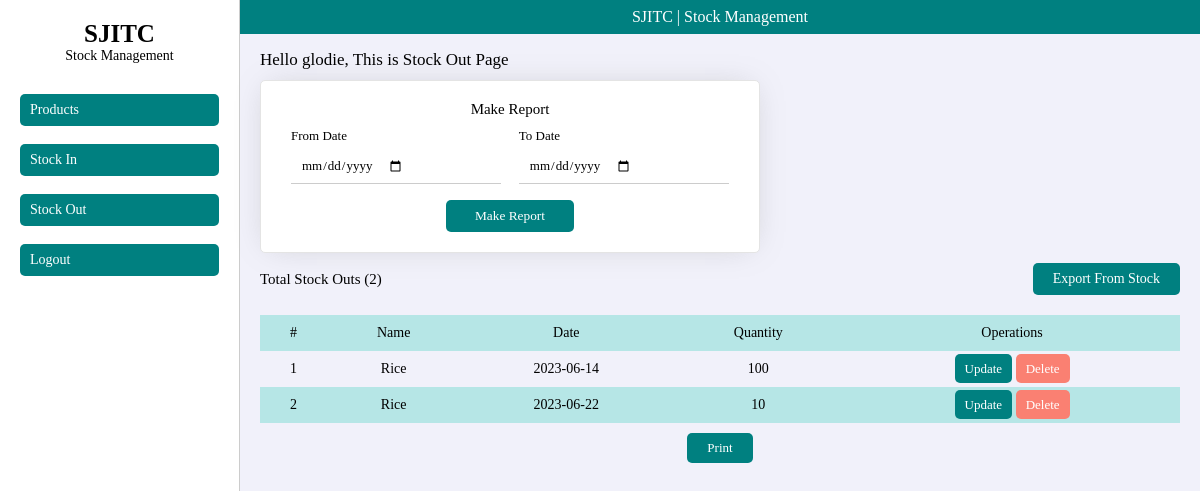
The app's page /dashboard/stockout.php (signed in) with its own data.
### tables this page shows
CREATE TABLE `stock_out` (
  `SO_Id` int(11) NOT NULL,
  `Product_Id` int(11) DEFAULT NULL,
  `Date` date DEFAULT NULL,
  `Quantity` int(11) DEFAULT NULL
);

CREATE TABLE `products` (
  `ProductId` int(11) NOT NULL,
  `Product_Name` varchar(255) NOT NULL
);

### dashboard/stockout.php (the view, shortened to what this page needs)
<?php
  include '../config.php';
  $retr = mysqli_query($con, "SELECT * FROM stock_out INNER JOIN products ON stock_out.Product_Id = products.ProductId");
?>
<!DOCTYPE html>
<html lang="en">
<head>
  <link rel="stylesheet" href="../css/style.css">
</head>
<body>
  <div class="dashboard">
    <?php include 'nav.php'?>
    <main>
      <div class="top hidePrint">SJITC | Stock Management</div>
      <h1 class="greet hidePrint">Hello <?php echo $_SESSION['logs'];?>, This is Stock Out Page</h1>
      <form method="POST" class="leftForm hidePrint">
        <p>Make Report</p>
        <div class="split">
          <div class="each">
            <label > From Date</label>
            <input type="date" required name="from">
          </div>
          <div class="each">
            <label > To Date</label>
            <input type="date" required name="to">
          </div>
        </div>
        <button type="submit" name="report">Make Report</button>
      </form>
      <div class="tabless">
        <p class="title">
          Total Stock Outs (<?php echo mysqli_num_rows($retr)?>)
          <a href="add_stockout.php" class="hidePrint">Export From Stock</a>
        </p>
        <?php
          if(mysqli_num_rows($retr) > 0){
        ?>
        <table>
          <tr>
            <th>#</th>
            <th>Name</th>
            <th>Date</th>
            <th>Quantity</th>
            <th class="hidePrint">Operations</th>
          </tr>
          <?php
            $row = 0;
            while($fetch = mysqli_fetch_array($retr)){
              $stoid = $fetch['SO_Id'];
              $productName = $fetch['Product_Name'];
              $date = $fetch['Date'];
              $qty = $fetch['Quantity'];
              $row++;
          ?>
          <tr>
            <td><?php echo $row?></td>
            <td><?php echo $productName?></td>
            <td><?php echo $date?></td>
            <td><?php echo $qty?></td>
            <td class="hidePrint">
              <a href="update_stockout.php?id=<?php echo $stoid?>">Update</a>
              <a href="stockout.php?delete=<?php echo $stoid?>">Delete</a>
            </td>
          </tr>
          <?php } ?>
        </table>
        <button class="printBtn hidePrint" onclick="print()">Print</button>
        <?php } else { ?>
          <p>No Records Found</p>
        <?php } ?>
      </div>
    </main>
  </div>
</body>
</html>

### css/style.css (style rules this page uses)
* { margin: 0; padding: 0; box-sizing: border-box; font-family: poppins; }
body { height: 100vh; background: #f1f1fa; -webkit-print-color-adjust: exact; }
form { box-shadow: 0 0 30px -10px rgba(128, 128, 128, 0.411); border-radius: 5px; width: 500px; padding: 20px 30px; border: 1px solid #e4e4e4; background: white; }
form input, form select { display: flex; border: none; border-bottom: 1px solid #ccc; width: 100%; padding: 8px 10px; outline: none; font-size: 13px; margin-bottom: 16px; }
form label { font-size: 13px; display: flex; margin-bottom: 5px; }
form p { text-align: center; font-size: 15px; margin-bottom: 10px; }
form button { border: none; padding: 8px 29px; display: flex; margin: 0 auto; background: teal; border-radius: 5px; color: white; cursor: pointer; }
.dashboard { height: 100vh; display: grid; grid-template-columns: 20% 80%; }
.dashboard main { padding: 50px 20px 20px; position: relative; }
.dashboard main .top { width: 100%; position: absolute; width: 100%; top: 0; left: 0; padding: 8px; text-align: center; background: teal; color: white; }
.greet { font-size: 17px; font-weight: 500; }
.tabless .title { display: flex; margin: 10px 0 20px; justify-content: space-between; align-items: center; font-size: 15px; }
.tabless .title a { padding: 8px 20px; border-radius: 5px; background: teal; color: white; text-decoration: none; font-size: 14px; }
table { width: 100%; border-collapse: collapse; }
table td, table th { padding: 10px; font-weight: 500; text-align: center; font-size: 14px; }
table tr:nth-of-type(odd) { background: rgb(182, 230, 230); }
table td a { border-radius: 5px; padding: 7px 10px; font-size: 13px; text-decoration: none; background: teal; color: white; }
table td a:last-of-type { background: salmon; }
main form { margin: 10px auto; }
main form.leftForm { margin: 10px 0; }
.split { display: grid; grid-template-columns: 48% 48%; justify-content: space-between; }
button.printBtn { border-radius: 5px; padding: 7px 20px; font-size: 13px; text-decoration: none; background: teal; color: white; display: flex; margin: 10px auto; border: none; cursor: pointer; }

### records on screen
stock_out: Product_Id.Product_Name "Rice", Date "2023-06-14", Quantity "100"
stock_out: Product_Id.Product_Name "Rice", Date "2023-06-22", Quantity "10"

### other values on screen
$_SESSION['logs'] "glodie"
mysqli_num_rows($retr) "2"
